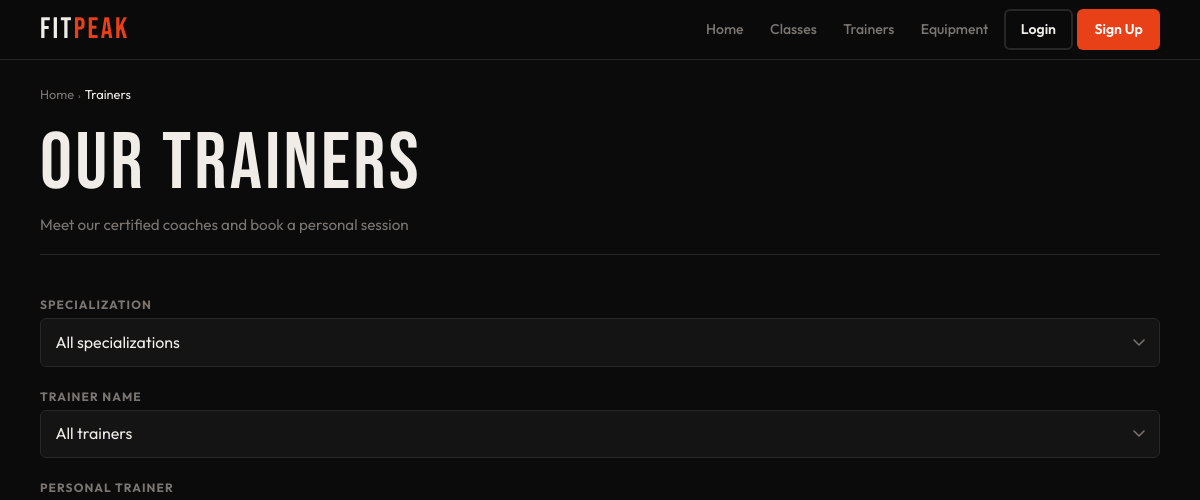
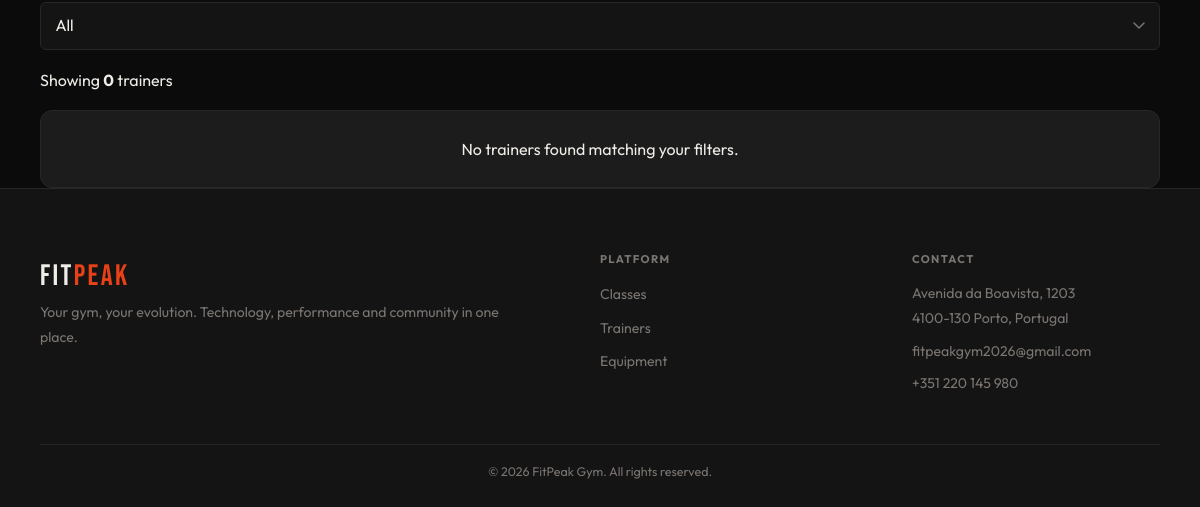
/public/trainers.php, run on an earlier commit of the app's database (2 pictures, top to bottom).
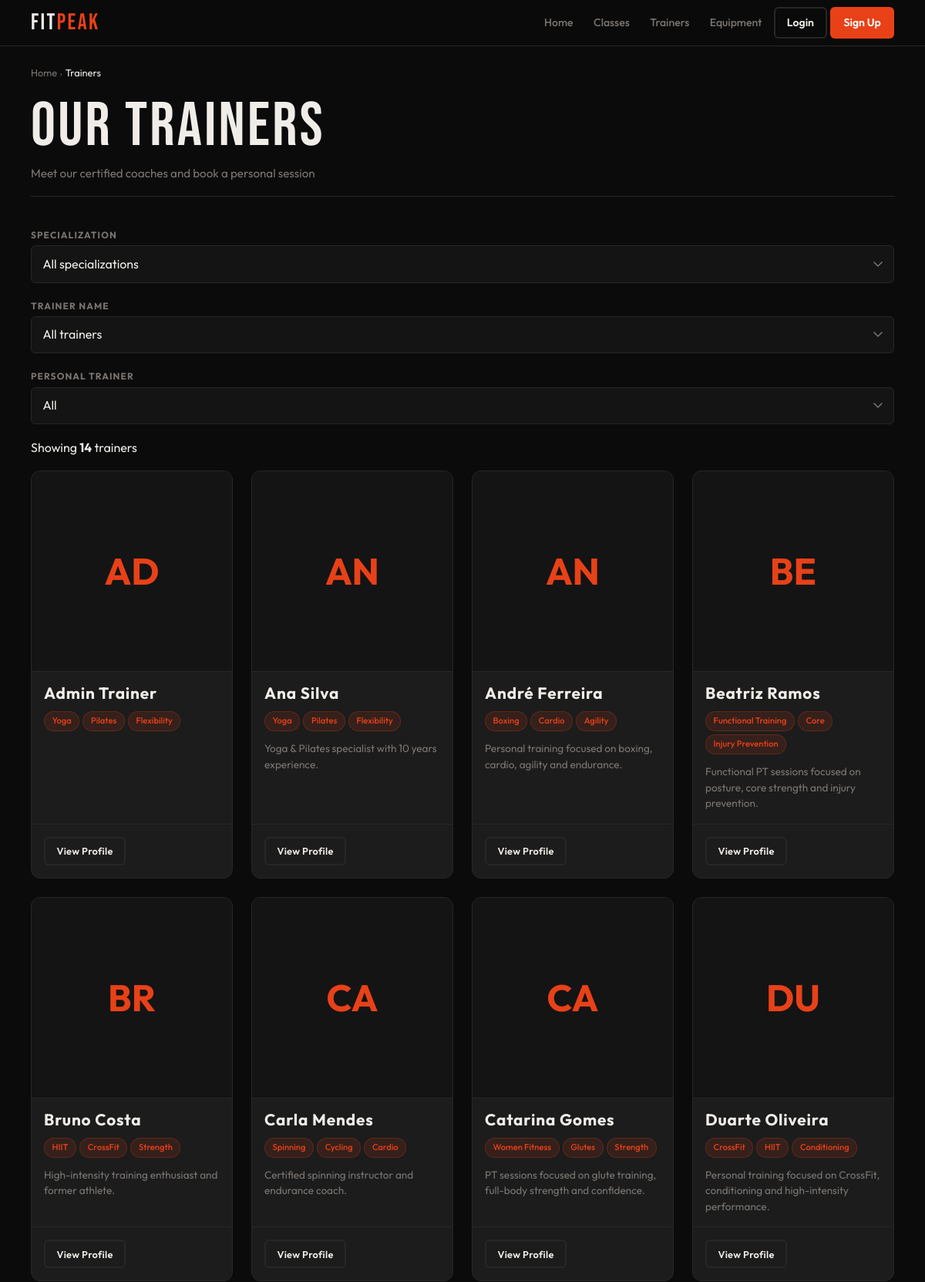
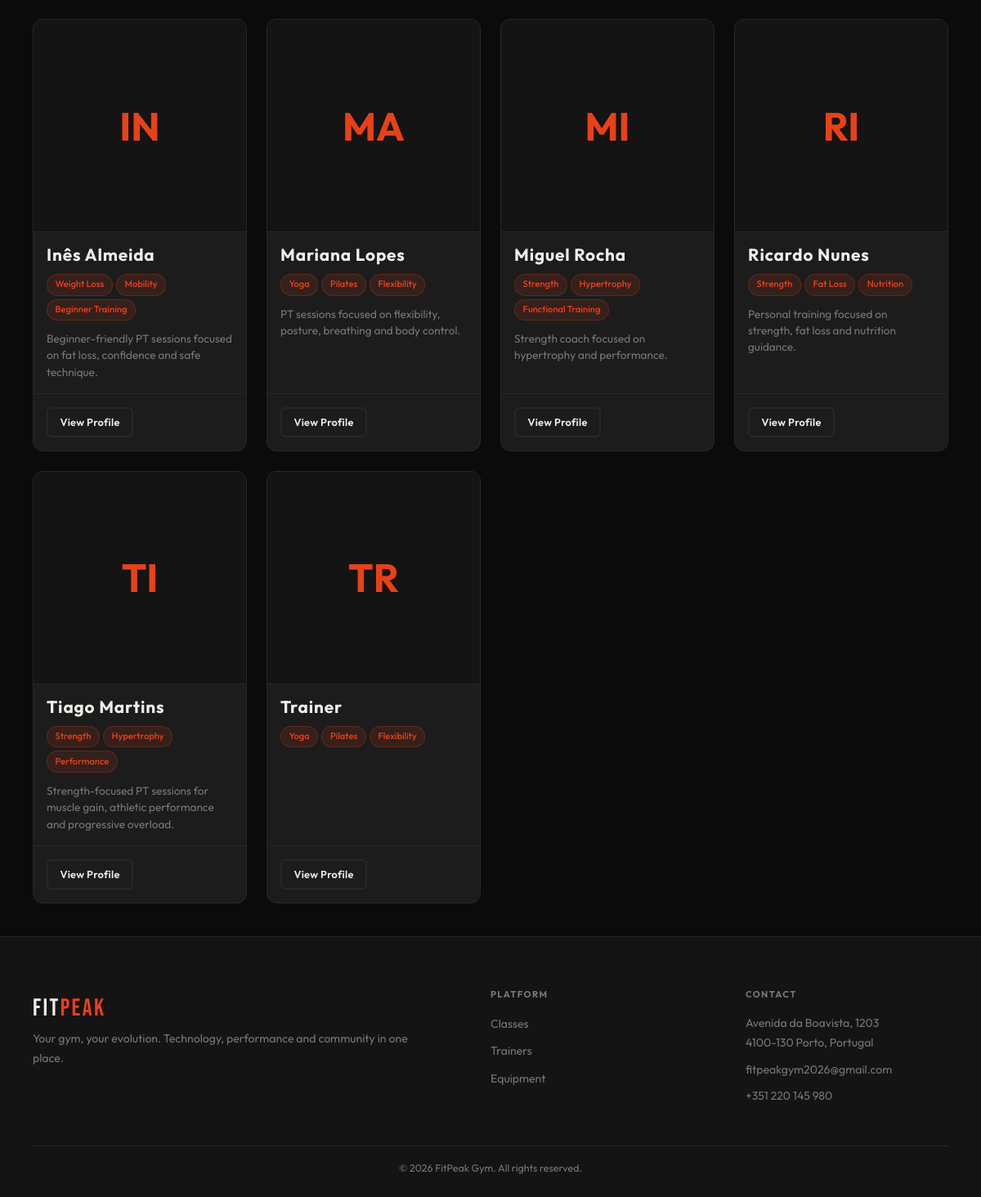
And on a later commit of the database (2 pictures, top to bottom).
### tables this page shows
CREATE TABLE users (
    id         INTEGER  PRIMARY KEY AUTOINCREMENT,
    name       TEXT     NOT NULL,
    username   TEXT     UNIQUE
                        NOT NULL,
    email      TEXT     UNIQUE
                        NOT NULL,
    password   TEXT     NOT NULL,
    role       TEXT     NOT NULL
                        DEFAULT 'member'
                        CHECK (role IN ('member', 'trainer', 'admin') ),
    is_admin   INTEGER  NOT NULL
                        DEFAULT 0,
    photo      TEXT     DEFAULT NULL,
    active     INTEGER  NOT NULL
                        DEFAULT 1,
    created_at DATETIME DEFAULT CURRENT_TIMESTAMP
);

### db/trainers.php (called while the page is built, shortened)
<?php
function getAllTrainers($pdo, $filters = []) {
    $sql = "
        SELECT
            u.id,
            u.name,
            u.username,
            u.email,
            u.photo,
            u.active,
            u.is_admin,
            tp.bio,
            tp.specializations,
            tp.certifications,
            tp.is_pt,
            tp.pt_description,
            tp.pt_hourly_rate,
            tp.pt_available,
            COALESCE(ROUND(AVG(r.rating), 1), 0) AS rating,
            COUNT(r.id) AS review_count
        FROM users u
        LEFT JOIN trainer_profiles tp ON u.id = tp.user_id
        LEFT JOIN class_schedules cs ON cs.trainer_id = u.id
        LEFT JOIN class_sessions sess ON sess.schedule_id = cs.id
        LEFT JOIN reviews r ON r.session_id = sess.id
        WHERE u.role = 'trainer'
    ";
    $params = [];
    if (!empty($filters['active_only'])) {
        $sql .= " AND u.active = 1";
    }
    $sql .= "
        GROUP BY u.id
        ORDER BY u.name ASC
    ";
    $stmt = $pdo->prepare($sql);
    $stmt->execute($params);
    return $stmt->fetchAll(PDO::FETCH_ASSOC);
}
?>

### public/trainers.php (the view, shortened to what the changed rows need)
<?php
require_once '../includes/header.php';
require_once '../includes/footer.php';
require_once '../db/trainers.php';
require_once '../template/trainers.php';
$pdo = getDatabaseConnection();
$filters = [
    'specialization' => $_GET['specialization'] ?? '',
    'trainer_id' => $_GET['trainer_id'] ?? '',
    'is_pt' => $_GET['is_pt'] ?? '',
    'active_only' => true
];
$trainers = getAllTrainers($pdo, $filters);
?>
<main class="main">
    <div class="container">
        <header class="page-header">
            <div class="page-header-row">
                <h1>Our Trainers</h1>
            </div>
        </header>
        <div class="results-bar">
            <p class="results-count" id="results-count">
                Showing <strong id="trainer-count"><?= count($trainers) ?></strong> trainers
            </p>
        </div>
        <div id="trainer-list-container">
            <?php output_trainer_list($trainers); ?>
        </div>
    </div>
</main>

### template/trainers.php (shortened to what the changed rows need)
<?php
function output_trainer_list($trainers) {
    if (empty($trainers)) {
        echo '<div class="card"><div class="card-body center-text"><p>No trainers found matching your filters.</p></div></div>';
        return;
    }
    echo '<div class="trainer-grid">';
    foreach ($trainers as $trainer) output_trainer_card($trainer);
    echo '</div>';
}
function output_trainer_card($trainer) {
    $id = (int)$trainer['id'];
    $name = htmlspecialchars($trainer['name']);
    $bio = htmlspecialchars($trainer['bio'] ?? 'No bio provided yet.');
    $ptDescription = htmlspecialchars($trainer['pt_description'] ?? '');
    $specializations = array_map('trim', explode(',', $trainer['specializations'] ?? ''));
    $photo = !empty($trainer['photo']) ? htmlspecialchars($trainer['photo']) : null;
    $initials = htmlspecialchars(strtoupper(substr($trainer['name'], 0, 2)));
    ?>
    <article class="trainer-card">
        <div class="trainer-avatar">
            <?php if ($photo): ?>
                <img src="<?= $photo ?>" alt="<?= $name ?>">
            <?php else: ?>
                <div class="avatar-placeholder"><?= $initials ?></div>
            <?php endif; ?>
        </div>
        <div class="trainer-body">
            <h3 class="trainer-name"><?= $name ?></h3>
            <div class="trainer-specializations">
                <?php foreach ($specializations as $spec): ?>
                    <?php if ($spec !== ''): ?>
                        <span class="spec-badge"><?= htmlspecialchars($spec) ?></span>
                    <?php endif; ?>
                <?php endforeach; ?>
            </div>
            <p class="trainer-bio"><?= nl2br($ptDescription !== '' ? $ptDescription : $bio) ?></p>
        </div>
        <div class="trainer-foot trainer-foot-end">
            <a href="trainer_profile.php?id=<?= $id ?>" class="secondary-button btn-sm">View Profile</a>
        </div>
    </article>
    <?php
}
        ?>

What changed in the data, as far as the page shows it:
added users: name "AD", name "Admin Trainer", spec "Yoga", spec "Pilates", spec "Flexibility"
added users: name "AN", name "Ana Silva", spec "Yoga", spec "Pilates", spec "Flexibility", bio "Yoga & Pilates specialist with 10 years experience."
added users: name "AN", name "André Ferreira", spec "Boxing", spec "Cardio", spec "Agility", bio "Personal training focused on boxing, cardio, agility and endurance."
added users: name "BE", name "Beatriz Ramos", spec "Functional Training", spec "Core", spec "Injury Prevention", bio "Functional PT sessions focused on posture, core strength and injury prevention."
added users: name "BR", name "Bruno Costa", spec "HIIT", spec "CrossFit", spec "Strength", bio "High-intensity training enthusiast and former athlete."
added users: name "CA", name "Carla Mendes", spec "Spinning", spec "Cycling", spec "Cardio", bio "Certified spinning instructor and endurance coach."
added users: name "CA", name "Catarina Gomes", spec "Women Fitness", spec "Glutes", spec "Strength", bio "PT sessions focused on glute training, full-body strength and confidence."
added users: name "DU", name "Duarte Oliveira", spec "CrossFit", spec "HIIT", spec "Conditioning", bio "Personal training focused on CrossFit, conditioning and high-intensity performance."
added users: name "IN", name "Inês Almeida", spec "Weight Loss", spec "Mobility", spec "Beginner Training", bio "Beginner-friendly PT sessions focused on fat loss, confidence and safe technique."
added users: name "MA", name "Mariana Lopes", spec "Yoga", spec "Pilates", spec "Flexibility", bio "PT sessions focused on flexibility, posture, breathing and body control."
added users: name "MI", name "Miguel Rocha", spec "Strength", spec "Hypertrophy", spec "Functional Training", bio "Strength coach focused on hypertrophy and performance."
added users: name "RI", name "Ricardo Nunes", spec "Strength", spec "Fat Loss", spec "Nutrition", bio "Personal training focused on strength, fat loss and nutrition guidance."
added users: name "TI", name "Tiago Martins", spec "Strength", spec "Hypertrophy", spec "Performance", bio "Strength-focused PT sessions for muscle gain, athletic performance and progressive overload."
added users: name "TR", name "Trainer", spec "Yoga", spec "Pilates", spec "Flexibility"
Also different on the page:
count($trainers): "0" → "14"
text no longer shown: "No trainers found matching your filters."
